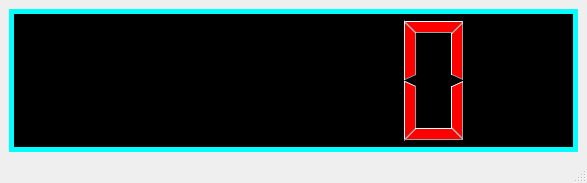
<?xml version="1.0" encoding="UTF-8"?>
<ui version="4.0">
 <class>MainWindow</class>
 <widget class="QMainWindow" name="MainWindow">
  <property name="geometry">
   <rect>
    <x>0</x>
    <y>0</y>
    <width>587</width>
    <height>183</height>
   </rect>
  </property>
  <property name="windowTitle">
   <string>MainWindow</string>
  </property>
  <widget class="QWidget" name="centralwidget">
   <layout class="QVBoxLayout" name="verticalLayout">
    <item>
     <widget class="QLCDNumber" name="lcdNumber">
      <property name="styleSheet">
       <string notr="true">QLCDNumber
{
	background-color : black;
	color : red;
	border : 5px solid cyan
}</string>
      </property>
      <property name="digitCount">
       <number>5</number>
      </property>
     </widget>
    </item>
   </layout>
  </widget>
  <widget class="QMenuBar" name="menubar">
   <property name="geometry">
    <rect>
     <x>0</x>
     <y>0</y>
     <width>587</width>
     <height>21</height>
    </rect>
   </property>
  </widget>
  <widget class="QStatusBar" name="statusbar"/>
 </widget>
 <resources/>
 <connections/>
</ui>
